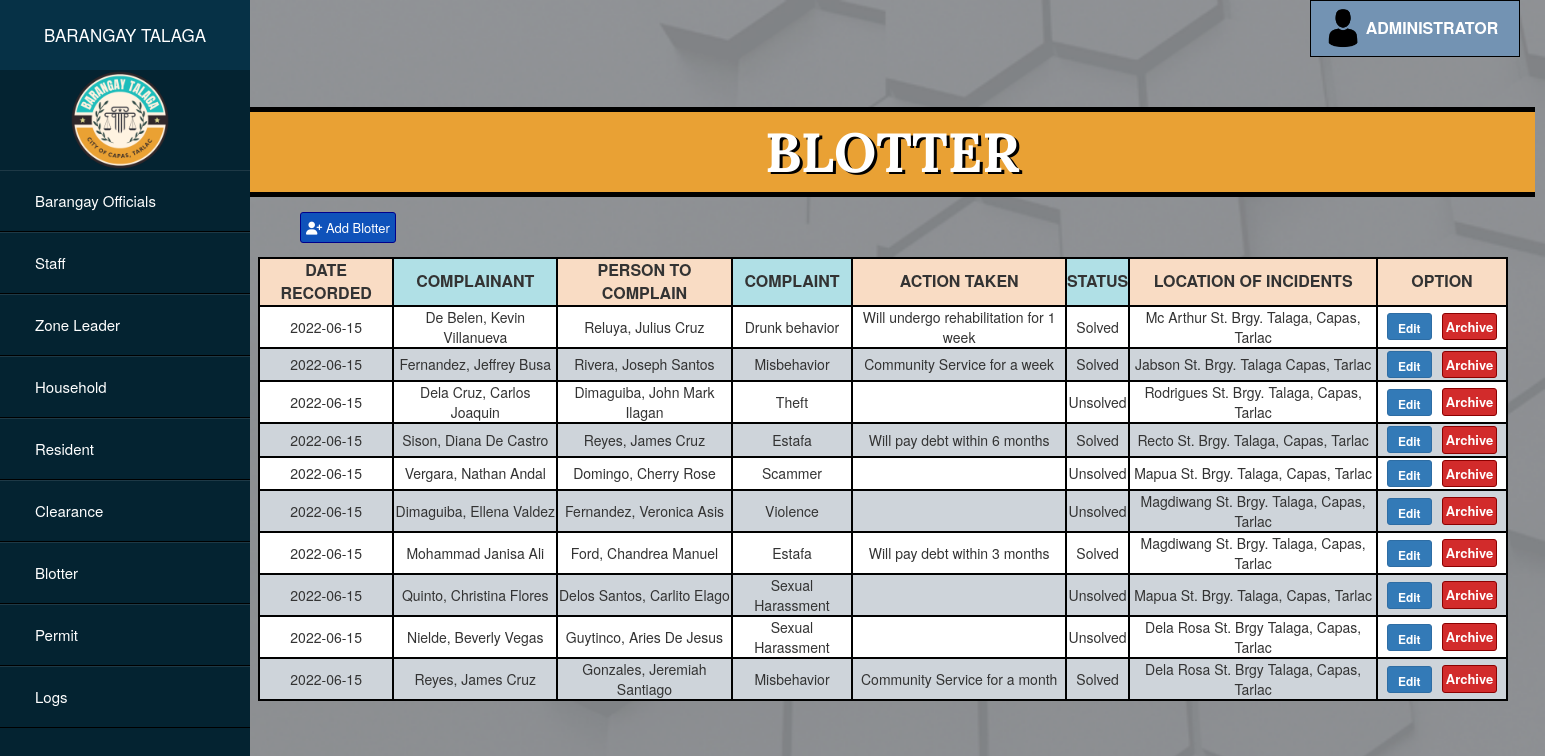
/admin/blotter.php, run on the app's committed database.
### tables this page shows
CREATE TABLE `blotter` (
  `id` int(11) NOT NULL,
  `date` varchar(50) NOT NULL,
  `complainant` varchar(50) NOT NULL,
  `complainee` varchar(50) NOT NULL,
  `complaint` varchar(50) NOT NULL,
  `status` varchar(50) NOT NULL,
  `location` varchar(50) NOT NULL,
  `action` varchar(255) NOT NULL,
  `type` varchar(11) NOT NULL
);

### admin/blotter.php (the view, shortened to what this page needs)
<?php
$link = mysqli_connect("localhost", "root", "", "barangaydb");
?>
<!DOCTYPE html>
<html>
    <head>
        <link rel="stylesheet" href="../css/blotter.css">
        <link rel="stylesheet" href="https://maxcdn.bootstrapcdn.com/bootstrap/3.4.1/css/bootstrap.min.css">
</head>
<body style="background-image: url(../images/main.png); background-repeat: no-repeat; background-size: cover;">
    <div class="sidebar">
        <header>BARANGAY TALAGA</header>
        <img src="../images/logo.png">
        <ul>
            <li><a href="officials.php">Barangay Officials</a></li>
            <li><a href="staff.php">Staff</a></li>
            <li><a href="zone_leader.php">Zone Leader</a></li>
            <li><a href="household.php">Household</a></li>
            <li><a href="residents.php">Resident</a></li>
            <li><a href="clearance.php">Clearance</a></li>
            <li><a href="blotter.php">Blotter</a></li>
            <li><a href="permit.php">Permit</a></li>
            <li><a href="logs.php">Logs</a></li>
        </ul>
    </div>
          <div class="dropdown">
          <img src="../images/person.png">
          <button onclick="myFunction()" class="dropbtn" >ADMINISTRATOR</button>
        </div>
    <div>
    <div class="header">
        <h1>BLOTTER</h1>
    </div>
    <div class="add-delete">
        <a href="addform_blotter.php"><button class="btn btn-primary btn-sm" id="add" ><i class="fa fa-user-plus" aria-hidden="true"></i> Add Blotter</button></a>
    </div>
    <div class="grid">
        <form method="post">
        <table class="table-box">
            <thead>
                <tr>
                     <th style="background-color: #f9dcc4; text-align: center;">DATE RECORDED</th>
                    <th style="background-color: powderblue; text-align: center;">COMPLAINANT</th>
                    <th style="background-color: #f9dcc4; text-align: center;">PERSON TO COMPLAIN</th>
                    <th style="background-color: powderblue; text-align: center;">COMPLAINT</th>
                    <th style="background-color: #f9dcc4; text-align: center;">ACTION TAKEN</th>
                    <th style="background-color: powderblue; text-align: center;">STATUS</th>
                    <th style="background-color: #f9dcc4; text-align: center;">LOCATION OF INCIDENTS</th>
                    <th style="width: 130px !important; background-color: #f9dcc4; text-align: center;">OPTION</th>
                </tr>
            </thead>
            <tbody>
                <?php
                    $sql = mysqli_query($link, "select * from blotter where type ='active'");
                    while($row = mysqli_fetch_array($sql))
                    {
                        echo'
                        <tr>';
                                $id = $row['id'];
                                $date = $row['date'];
                                $complainant = $row['complainant'];
                                $complainee = $row['complainee'];
                                $complaint = $row['complaint'];
                                $action = $row['action'];
                                $status = $row['status'];
                                $location = $row['location'];
                                $type = $row['type'];
                        echo '
                            <td>' .$row['date'].  '</td>
                            <td>' .$row['complainant']. '</td>
                            <td>' .$row['complainee'].  '</td>
                            <td>' .$row['complaint']. '</td>
                            <td>' .$row['action']. '</td>
                            <td>' .$row['status'].  '</td>
                            <td>' .$row['location']. '</td>
                            <td style="text-align: center; padding: 2px;">';
                                echo "<button type='submit' class='btn btn-primary btn-sm' id='edit'>
                                <a href='updateform_blotter.php?id=$id&date=$date&complainant=$complainant&complainee=$complainee&complaint=$complaint&status=$status&location=$location&action=$action' style='color:white';>
                                Edit</a></button>";
                                echo "<button type='submit' class='btn btn-danger btn-sm' id='archive'>
                                <a href='archive_blotter.php?id=$id&type=$type' style='color:white';>
                                Archive</a></button>";
                           echo '</td>
                        </tr>';
                    }
                    ?>
            </tbody>
        </table>
        </form>
    </div>
</div>
</body>

### css/blotter.css (style rules this page uses)
body { font-family: 'Roboto', sans-serif; }
* { margin: 0; padding: 0; list-style: none; text-decoration: none; }
.sidebar { position: absolute; width: 250px; height: 100%; background: #042331; }
.sidebar header { font-size: 17px; color: white; text-align: center; line-height: 70px; background: #063146; user-select: none; }
.sidebar ul a { display: block; height: 100%; width: 100%; line-height: 60px; font-size: 15px; color: white; padding-left: 35px; box-sizing: border-box; border-top: 1px solid rgba(255,255,255,.1); border-bottom: 1px solid black; }
img { width: 100px; margin-left: 70px; }
.header { position: absolute; width: 1285px; margin-left: 250px; margin-top: 50px; border-top: 5px solid black; border-bottom: 5px solid black; padding-top: 20px; padding-bottom: 20px; text-align: center; background-color: #E9A134; }
.header h1 { font-size: 55px; margin-top: -10px; margin-bottom: -10px; font-weight: bolder; font-family: 'Lora', serif; color: white; text-shadow: 3px 2px black; }
.add-delete { position: absolute; margin-left: 300px; margin-top: 155px; }
#add { background-color: #0F52BA; border-color: darkblue; padding: 5px; color: white; font-size: 13px; }
#archive { background-color: #D22B2B; border-color: darkred; padding: 3px; color: white; font-weight: bolder; font-size: 13px; margin-left: 10px; }
.grid { position: absolute; margin-left: 258px; margin-top: 200px; width: 1270px; height: 465px; overflow-y:scroll; }
th, td { border: 2px solid black; padding: 10px; text-align: center; }
th { font-size: 16px; }
tr:nth-child(odd) { background-color: white; }
tr:nth-child(even) { background-color: #ced4da; }
.table-box { width: 1250px; }
.dropbtn { background-color: #7393B3; color: white; padding: 16px; font-size: 16px; border: none; cursor: pointer; width: 210px; padding-left: 50px; font-weight: bolder; border: 1px solid black; }
.dropdown { position: relative; display: inline-block; margin-left: 1310px; }
.dropdown img { position: absolute; display: inline-block; margin-left: 13px; margin-top: 8px; height: 40px; width: 40px; }
#edit { width: 45px; font-weight: bolder; height: 27px; }
h1 { margin-top: -10px; color: black; margin-left: 20px; }

### data on the page
blotter: date "2022-06-15", complainant "De Belen, Kevin Villanueva", complainee "Reluya, Julius Cruz", complaint "Drunk behavior", action "Will undergo rehabilitation for 1 week", status "Solved", location "Mc Arthur St. Brgy. Talaga, Capas, Tarlac"
blotter: date "2022-06-15", complainant "Fernandez, Jeffrey Busa", complainee "Rivera, Joseph Santos", complaint "Misbehavior", action "Community Service for a week", status "Solved", location "Jabson St. Brgy. Talaga Capas, Tarlac"
blotter: date "2022-06-15", complainant "Dela Cruz, Carlos Joaquin", complainee "Dimaguiba, John Mark Ilagan", complaint "Theft", status "Unsolved", location "Rodrigues St. Brgy. Talaga, Capas, Tarlac"
blotter: date "2022-06-15", complainant "Sison, Diana De Castro", complainee "Reyes, James Cruz", complaint "Estafa", action "Will pay debt within 6 months", status "Solved", location "Recto St. Brgy. Talaga, Capas, Tarlac"
blotter: date "2022-06-15", complainant "Vergara, Nathan Andal", complainee "Domingo, Cherry Rose", complaint "Scammer", status "Unsolved", location "Mapua St. Brgy. Talaga, Capas, Tarlac"
blotter: date "2022-06-15", complainant "Dimaguiba, Ellena Valdez", complainee "Fernandez, Veronica Asis", complaint "Violence", status "Unsolved", location "Magdiwang St. Brgy. Talaga, Capas, Tarlac"
blotter: date "2022-06-15", complainant "Mohammad Janisa Ali", complainee "Ford, Chandrea Manuel", complaint "Estafa", action "Will pay debt within 3 months", status "Solved", location "Magdiwang St. Brgy. Talaga, Capas, Tarlac"
blotter: date "2022-06-15", complainant "Quinto, Christina Flores", complainee "Delos Santos, Carlito Elago", complaint "Sexual Harassment", status "Unsolved", location "Mapua St. Brgy. Talaga, Capas, Tarlac"
blotter: date "2022-06-15", complainant "Nielde, Beverly Vegas", complainee "Guytinco, Aries De Jesus", complaint "Sexual Harassment", status "Unsolved", location "Dela Rosa St. Brgy Talaga, Capas, Tarlac"
blotter: date "2022-06-15", complainant "Reyes, James Cruz", complainee "Gonzales, Jeremiah Santiago", complaint "Misbehavior", action "Community Service for a month", status "Solved", location "Dela Rosa St. Brgy Talaga, Capas, Tarlac"
